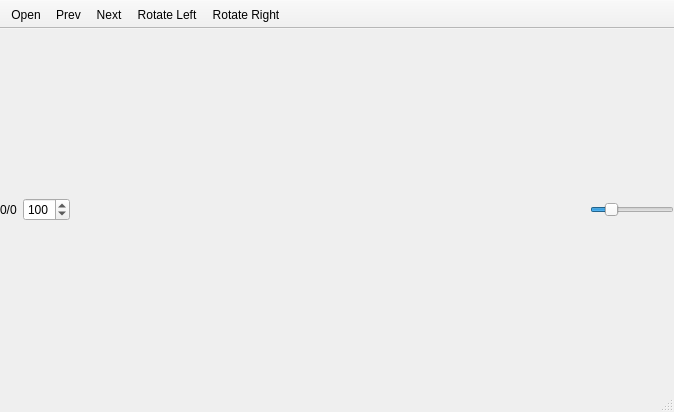
<?xml version="1.0" encoding="UTF-8"?>
<ui version="4.0">
 <class>MainWindow</class>
 <widget class="QMainWindow" name="MainWindow">
  <property name="geometry">
   <rect>
    <x>0</x>
    <y>0</y>
    <width>674</width>
    <height>412</height>
   </rect>
  </property>
  <property name="windowTitle">
   <string>Squirell Viewer</string>
  </property>
  <widget class="QWidget" name="centralWidget">
   <layout class="QHBoxLayout" name="horizontalLayout">
    <property name="margin">
     <number>0</number>
    </property>
    <item>
     <widget class="QLabel" name="label">
      <property name="text">
       <string>0/0</string>
      </property>
     </widget>
    </item>
    <item>
     <widget class="QSpinBox" name="spinBox">
      <property name="minimum">
       <number>1</number>
      </property>
      <property name="maximum">
       <number>500</number>
      </property>
      <property name="singleStep">
       <number>10</number>
      </property>
      <property name="value">
       <number>100</number>
      </property>
     </widget>
    </item>
    <item>
     <widget class="QWidget" name="widget" native="true">
      <property name="sizePolicy">
       <sizepolicy hsizetype="Expanding" vsizetype="Minimum">
        <horstretch>0</horstretch>
        <verstretch>0</verstretch>
       </sizepolicy>
      </property>
     </widget>
    </item>
    <item>
     <widget class="QSlider" name="horizontalSlider">
      <property name="sizePolicy">
       <sizepolicy hsizetype="Fixed" vsizetype="Fixed">
        <horstretch>0</horstretch>
        <verstretch>0</verstretch>
       </sizepolicy>
      </property>
      <property name="maximumSize">
       <size>
        <width>100</width>
        <height>16777215</height>
       </size>
      </property>
      <property name="focusPolicy">
       <enum>Qt::NoFocus</enum>
      </property>
      <property name="minimum">
       <number>1</number>
      </property>
      <property name="maximum">
       <number>500</number>
      </property>
      <property name="singleStep">
       <number>10</number>
      </property>
      <property name="value">
       <number>100</number>
      </property>
      <property name="orientation">
       <enum>Qt::Horizontal</enum>
      </property>
      <property name="invertedAppearance">
       <bool>false</bool>
      </property>
      <property name="invertedControls">
       <bool>false</bool>
      </property>
      <property name="tickPosition">
       <enum>QSlider::NoTicks</enum>
      </property>
      <property name="tickInterval">
       <number>50</number>
      </property>
     </widget>
    </item>
   </layout>
  </widget>
  <widget class="QToolBar" name="toolBar">
   <property name="windowTitle">
    <string>toolBar</string>
   </property>
   <property name="movable">
    <bool>false</bool>
   </property>
   <property name="allowedAreas">
    <set>Qt::BottomToolBarArea</set>
   </property>
   <property name="floatable">
    <bool>false</bool>
   </property>
   <attribute name="toolBarArea">
    <enum>TopToolBarArea</enum>
   </attribute>
   <attribute name="toolBarBreak">
    <bool>false</bool>
   </attribute>
   <addaction name="action1"/>
   <addaction name="actionPrev"/>
   <addaction name="actionNext"/>
   <addaction name="actionRotate_Left"/>
   <addaction name="actionRotate_Right"/>
  </widget>
  <widget class="QStatusBar" name="statusBar"/>
  <action name="action1">
   <property name="text">
    <string>Open</string>
   </property>
   <property name="toolTip">
    <string>Open Image</string>
   </property>
   <property name="shortcut">
    <string>Ctrl+O</string>
   </property>
  </action>
  <action name="actionPrev">
   <property name="text">
    <string>Prev</string>
   </property>
   <property name="toolTip">
    <string>Privious Image</string>
   </property>
   <property name="shortcut">
    <string>Backspace</string>
   </property>
  </action>
  <action name="actionNext">
   <property name="text">
    <string>Next</string>
   </property>
   <property name="toolTip">
    <string>Next Image</string>
   </property>
   <property name="shortcut">
    <string>Space</string>
   </property>
  </action>
  <action name="actionRotate_Left">
   <property name="text">
    <string>Rotate Left</string>
   </property>
   <property name="toolTip">
    <string>Rotate Left</string>
   </property>
   <property name="shortcut">
    <string>Left</string>
   </property>
  </action>
  <action name="actionRotate_Right">
   <property name="text">
    <string>Rotate Right</string>
   </property>
   <property name="toolTip">
    <string>Rotate Right</string>
   </property>
   <property name="shortcut">
    <string>Right</string>
   </property>
  </action>
  <action name="actionFitInView">
   <property name="checkable">
    <bool>true</bool>
   </property>
   <property name="text">
    <string>FitInView</string>
   </property>
   <property name="toolTip">
    <string>Fit the image in the view</string>
   </property>
   <property name="shortcut">
    <string>Ctrl+A</string>
   </property>
  </action>
  <action name="actionFullScreen">
   <property name="checkable">
    <bool>true</bool>
   </property>
   <property name="text">
    <string>FullScreen</string>
   </property>
   <property name="toolTip">
    <string>Toggle Fullscreen</string>
   </property>
   <property name="shortcut">
    <string>F11</string>
   </property>
  </action>
 </widget>
 <layoutdefault spacing="6" margin="11"/>
 <resources/>
 <connections/>
</ui>
